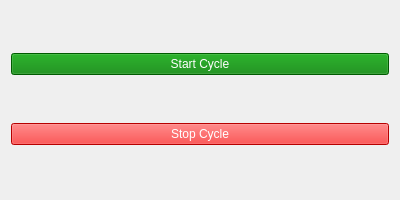
<ui version="4.0">
 <class>NewCycle</class>
 <widget class="QWidget" name="NewCycle">
  <property name="geometry">
   <rect>
    <x>0</x>
    <y>0</y>
    <width>400</width>
    <height>200</height>
   </rect>
  </property>
  <property name="windowTitle">
   <string>New Cycle</string>
  </property>
  <layout class="QVBoxLayout" name="verticalLayout">
   <item>
    <widget class="QPushButton" name="startCycleButton">
     <property name="text">
      <string>Start Cycle</string>
     </property>
     <property name="styleSheet">
      <string>background-color: green; color: white;</string>
     </property>
    </widget>
   </item>
   <item>
    <widget class="QPushButton" name="stopCycleButton">
     <property name="text">
      <string>Stop Cycle</string>
     </property>
     <property name="styleSheet">
      <string>background-color: red; color: white;</string>
     </property>
    </widget>
   </item>
  </layout>
 </widget>
 <resources/>
 <connections/>
</ui>
